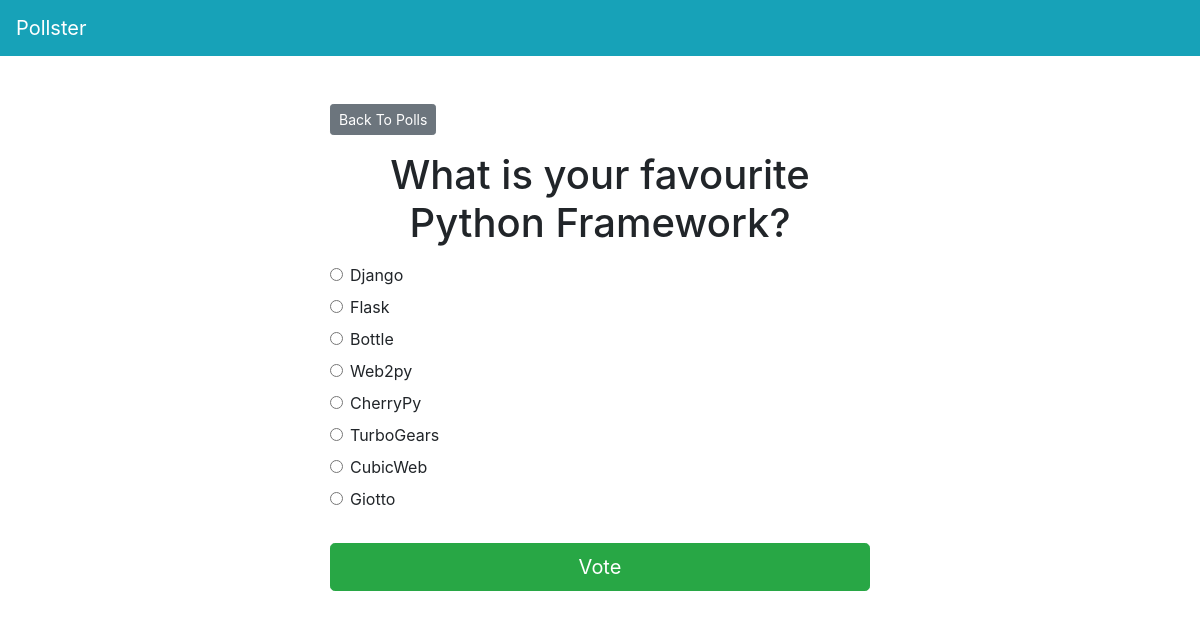
The app's page /polls/5/ with its own data.
### polls/models.py (models this page shows, shortened)
class Question(models.Model):
    question_text = models.CharField(max_length=255)
    pub_date = models.DateTimeField('date published')

class Choice(models.Model):
    question = models.ForeignKey(Question, on_delete=models.CASCADE)
    choice_text = models.CharField(max_length=255)
    votes = models.IntegerField(default=0)

### polls/views.py (the view)
# urls.py: path('<int:question_id>/', views.detail, name='detail'),
def detail(request, question_id):
  try:
    question = Question.objects.get(pk=question_id)
  except Question.DoesNotExist:
    raise Http404("Question does not exist")
  return render(request, 'polls/detail.html', { 'question': question })

### templates/polls/detail.html (shortened to what this page needs)
{% extends 'base.html' %}
{% block content %}
<a class="btn btn-secondary btn-sm mb-3" href="{% url 'polls:index' %}">Back To Polls</a>
<h1 class="text-center mb-3">{{ question.question_text }}</h1>
<form action="{% url 'polls:vote' question.id %}" method="post">
	{% for choice in question.choice_set.all %}
		<div class="form-check">
			<input
				type="radio"
				name="choice"
				class="form-check-input"
				id="choice{{ forloop.counter }}"
				value="{{ choice.id }}"
			/>
			<label for="choice{{ forloop.counter }}">{{ choice.choice_text }}</label
			>
		</div>
	{% endfor %}
	<input type="submit" value="Vote" class="btn btn-success btn-lg btn-block mt-4" />
</form>
{% endblock %}

### records on screen
Question: question_text "What is your favourite Python Framework?"
Choice: choice_text "Django"
Choice: choice_text "Flask"
Choice: choice_text "Bottle"
Choice: choice_text "Web2py"
Choice: choice_text "CherryPy"
Choice: choice_text "TurboGears"
Choice: choice_text "CubicWeb"
Choice: choice_text "Giotto"
